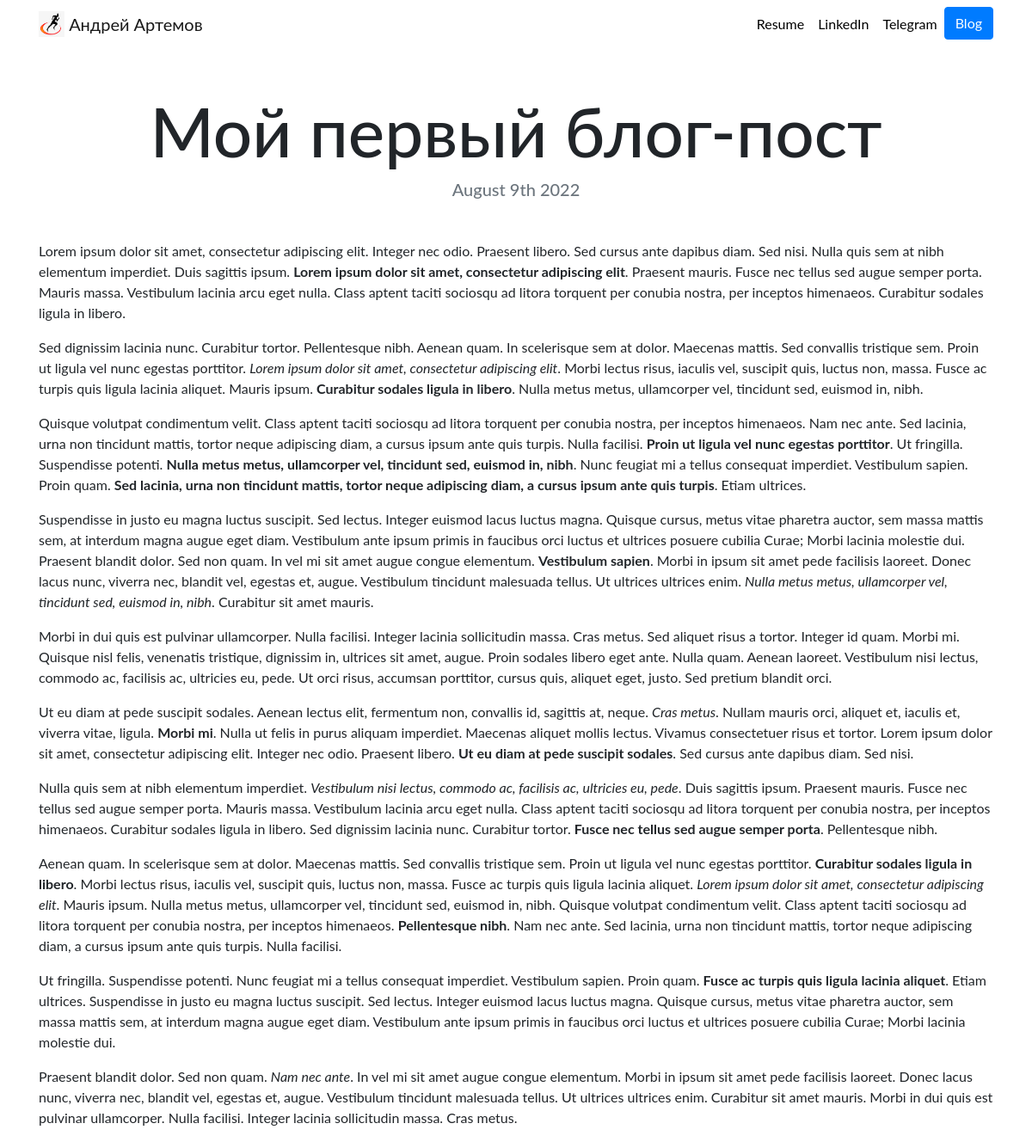
The page /blog/9/ on the database its author committed.
### blog/models.py (models this page shows, shortened)
class Blog(models.Model):
    title = models.CharField(max_length=200)
    description = models.TextField()
    date = models.DateField()

### blog/views.py (the view)
# urls.py: path('<int:blog_id>/', views.detail, name='detail'),
def detail(reguest,blog_id):
    blog = get_object_or_404(Blog, pk=blog_id)
    return render(reguest, 'blog/detail.html', {'blog':blog})

### blog/templates/blog/detail.html
{% extends "portfolio/base.html" %}
{% load static %}
{% block content %}
<h1 class="text-center mt-5" id="blogdetailtitle">{{ blog.title }}</h1>
<h5 class="text-center text-muted mb-5">{{ blog.date|date:'F jS Y' }}</h5>
{{ blog.description|safe }}
{% endblock %}

### portfolio/static/portfolio/custom.css (style rules this page uses)
body { font-family: 'Lato', sans-serif; }
@media (min-width: 992px) { #blogdetailtitle { font-size: 5rem; } }

### rows shown on the page
Blog: title "Мой первый блог-пост", date "August 9th 2022", description "Lorem ipsum dolor sit amet, consectetur adipiscing elit. Integer nec odio. Praesent libero. Sed cursus ante dapibus diam. Sed nisi. Nulla quis sem at nibh elementum imperdiet. Duis sagittis ipsum. Lorem ipsum dolor sit amet, consectetur adipiscing elit . Praesent mauris. Fusce nec tellus sed augue semper porta. Mauris massa. Vestibulum lacinia arcu eget nulla. Class aptent taciti sociosqu ad litora torquent per conubia nostra, per inceptos himenaeos. Curabitur sodales ligula in libero. Sed dignissim lacinia nunc. Curabitur tortor. Pellentesque nibh. Aenean quam. In scelerisque sem at dolor. Maecenas mattis. Sed convallis tristique sem. Proin ut ligula vel nunc egestas porttitor. Lorem ipsum…"
